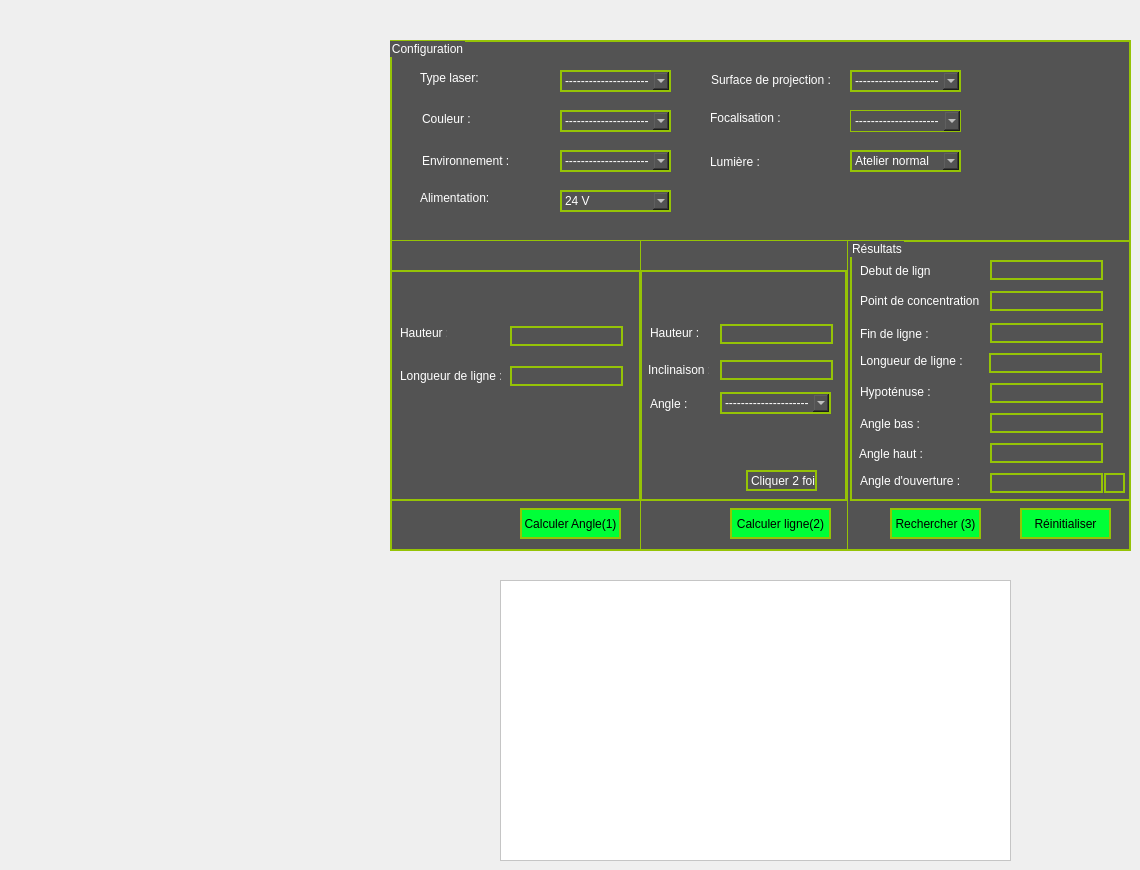
    <widget class="QWidget" name="tab">
     <attribute name="title">
      <string>Configuration</string>
     </attribute>
     <widget class="QGroupBox" name="groupBox_4">
      <property name="geometry">
       <rect>
        <x>390</x>
        <y>40</y>
        <width>741</width>
        <height>511</height>
       </rect>
      </property>
      <property name="styleSheet">
       <string notr="true">border: 2px solid #95C306;
color: #ffffff;
 margin-top: 1ex; /* leave space at the top for the title */
background-color: #535353;</string>
      </property>
      <property name="title">
       <string>Configuration</string>
      </property>
      <widget class="QComboBox" name="comboTypeLaser">
       <property name="geometry">
        <rect>
         <x>170</x>
         <y>30</y>
         <width>111</width>
         <height>22</height>
        </rect>
       </property>
       <property name="styleSheet">
        <string notr="true">border: 2px solid #95C306;</string>
       </property>
       <item>
        <property name="text">
         <string>----------------------</string>
        </property>
       </item>
       <item>
        <property name="text">
         <string>Ligne</string>
        </property>
       </item>
       <item>
        <property name="text">
         <string>Croix</string>
        </property>
       </item>
       <item>
        <property name="text">
         <string>Point</string>
        </property>
       </item>
      </widget>
      <widget class="QLabel" name="label_8">
       <property name="geometry">
        <rect>
         <x>30</x>
         <y>30</y>
         <width>61</width>
         <height>16</height>
        </rect>
       </property>
       <property name="styleSheet">
        <string notr="true">border: none;</string>
       </property>
       <property name="text">
        <string>Type laser: </string>
       </property>
      </widget>
      <widget class="QComboBox" name="comboSurface">
       <property name="geometry">
        <rect>
         <x>460</x>
         <y>30</y>
         <width>111</width>
         <height>22</height>
        </rect>
       </property>
       <property name="styleSheet">
        <string notr="true">border: 2px solid #95C306;</string>
       </property>
       <item>
        <property name="text">
         <string>----------------------</string>
        </property>
       </item>
       <item>
        <property name="text">
         <string>Clair</string>
        </property>
       </item>
       <item>
        <property name="text">
         <string>Foncé</string>
        </property>
       </item>
       <item>
        <property name="text">
         <string>Brillant</string>
        </property>
       </item>
      </widget>
      <widget class="QLabel" name="label_6">
       <property name="geometry">
        <rect>
         <x>321</x>
         <y>32</y>
         <width>121</width>
         <height>16</height>
        </rect>
       </property>
       <property name="styleSheet">
        <string notr="true">border: none;</string>
       </property>
       <property name="text">
        <string>Surface de projection :</string>
       </property>
      </widget>
      <widget class="QLabel" name="label_10">
       <property name="geometry">
        <rect>
         <x>32</x>
         <y>71</y>
         <width>61</width>
         <height>16</height>
        </rect>
       </property>
       <property name="styleSheet">
        <string notr="true">border:none</string>
       </property>
       <property name="text">
        <string>Couleur :</string>
       </property>
      </widget>
      <widget class="QComboBox" name="comboCouleur">
       <property name="geometry">
        <rect>
         <x>170</x>
         <y>70</y>
         <width>111</width>
         <height>22</height>
        </rect>
       </property>
       <property name="styleSheet">
        <string notr="true">border: 2px solid #95C306;</string>
       </property>
       <item>
        <property name="text">
         <string>----------------------</string>
        </property>
       </item>
       <item>
        <property name="text">
         <string>Vert</string>
        </property>
       </item>
       <item>
        <property name="text">
         <string>Rouge</string>
        </property>
       </item>
      </widget>
      <widget class="QLabel" name="label_12">
       <property name="geometry">
        <rect>
         <x>320</x>
         <y>70</y>
         <width>101</width>
         <height>16</height>
        </rect>
       </property>
       <property name="styleSheet">
        <string notr="true">border:none;</string>
       </property>
       <property name="text">
        <string>Focalisation :</string>
       </property>
      </widget>
      <widget class="QComboBox" name="comboFocal">
       <property name="geometry">
        <rect>
         <x>460</x>
         <y>70</y>
         <width>111</width>
         <height>22</height>
        </rect>
       </property>
       <property name="styleSheet">
        <string notr="true">border: 1px solid #95C306;</string>
       </property>
       <item>
        <property name="text">
         <string>----------------------</string>
        </property>
       </item>
       <item>
        <property name="text">
         <string>Oui</string>
        </property>
       </item>
       <item>
        <property name="text">
         <string>Non</string>
        </property>
       </item>
      </widget>
      <widget class="QLabel" name="label_18">
       <property name="geometry">
        <rect>
         <x>32</x>
         <y>113</y>
         <width>91</width>
         <height>16</height>
        </rect>
       </property>
       <property name="styleSheet">
        <string notr="true">border:none;</string>
       </property>
       <property name="text">
        <string>Environnement :</string>
       </property>
      </widget>
      <widget class="QComboBox" name="environnement">
       <property name="geometry">
        <rect>
         <x>170</x>
         <y>110</y>
         <width>111</width>
         <height>22</height>
        </rect>
       </property>
       <property name="styleSheet">
        <string notr="true">border: 2px solid #95C306;</string>
       </property>
       <item>
        <property name="text">
         <string>----------------------</string>
        </property>
       </item>
       <item>
        <property name="text">
         <string>Poussière</string>
        </property>
       </item>
       <item>
        <property name="text">
         <string>Limaille</string>
        </property>
       </item>
       <item>
        <property name="text">
         <string>Eau</string>
        </property>
       </item>
      </widget>
      <widget class="QLabel" name="label_3">
       <property name="geometry">
        <rect>
         <x>30</x>
         <y>150</y>
         <width>71</width>
         <height>16</height>
        </rect>
       </property>
       <property name="styleSheet">
        <string notr="true">border:none;
</string>
       </property>
       <property name="text">
        <string>Alimentation: </string>
       </property>
      </widget>
      <widget class="QComboBox" name="comboAlim">
       <property name="geometry">
        <rect>
         <x>170</x>
         <y>150</y>
         <width>111</width>
         <height>22</height>
        </rect>
       </property>
       <property name="styleSheet">
        <string notr="true">border: 2px solid #95C306;</string>
       </property>
       <item>
        <property name="text">
         <string>24 V</string>
        </property>
       </item>
       <item>
        <property name="text">
         <string>5 V</string>
        </property>
       </item>
      </widget>
      <widget class="QLabel" name="label_4">
       <property name="geometry">
        <rect>
         <x>320</x>
         <y>114</y>
         <width>71</width>
         <height>16</height>
        </rect>
       </property>
       <property name="styleSheet">
        <string notr="true">border:none;</string>
       </property>
       <property name="text">
        <string>Lumière :</string>
       </property>
      </widget>
      <widget class="QComboBox" name="comboLumiere">
       <property name="geometry">
        <rect>
         <x>460</x>
         <y>110</y>
         <width>111</width>
         <height>22</height>
        </rect>
       </property>
       <property name="styleSheet">
        <string notr="true">border: 2px solid #95C306;</string>
       </property>
       <item>
        <property name="text">
         <string>Atelier normal</string>
        </property>
       </item>
       <item>
        <property name="text">
         <string>Très lumineux</string>
        </property>
       </item>
       <item>
        <property name="text">
         <string>Très sombre</string>
        </property>
       </item>
      </widget>
      <widget class="Line" name="line">
       <property name="geometry">
        <rect>
         <x>0</x>
         <y>200</y>
         <width>741</width>
         <height>1</height>
        </rect>
       </property>
       <property name="orientation">
        <enum>Qt::Horizontal</enum>
       </property>
      </widget>
      <widget class="Line" name="line_2">
       <property name="geometry">
        <rect>
         <x>250</x>
         <y>200</y>
         <width>1</width>
         <height>311</height>
        </rect>
       </property>
       <property name="orientation">
        <enum>Qt::Vertical</enum>
       </property>
      </widget>
      <widget class="Line" name="line_3">
       <property name="geometry">
        <rect>
         <x>457</x>
         <y>200</y>
         <width>1</width>
         <height>311</height>
        </rect>
       </property>
       <property name="orientation">
        <enum>Qt::Vertical</enum>
       </property>
      </widget>
      <widget class="QGroupBox" name="groupBox">
       <property name="geometry">
        <rect>
         <x>0</x>
         <y>230</y>
         <width>251</width>
         <height>231</height>
        </rect>
       </property>
       <property name="title">
        <string/>
       </property>
       <widget class="QLabel" name="label_7">
        <property name="geometry">
         <rect>
          <x>10</x>
          <y>96</y>
          <width>101</width>
          <height>20</height>
         </rect>
        </property>
        <property name="styleSheet">
         <string notr="true">border:none;</string>
        </property>
        <property name="text">
         <string>Longueur de ligne :</string>
        </property>
       </widget>
       <widget class="QLineEdit" name="longueurLigne">
        <property name="geometry">
         <rect>
          <x>120</x>
          <y>96</y>
          <width>113</width>
          <height>20</height>
         </rect>
        </property>
       </widget>
       <widget class="QLineEdit" name="hauteurForm">
        <property name="geometry">
         <rect>
          <x>120</x>
          <y>56</y>
          <width>113</width>
          <height>20</height>
         </rect>
        </property>
        <property name="styleSheet">
         <string notr="true">border: 2px solid #95C306;</string>
        </property>
       </widget>
       <widget class="QLabel" name="label_54">
        <property name="geometry">
         <rect>
          <x>10</x>
          <y>56</y>
          <width>47</width>
          <height>13</height>
         </rect>
        </property>
        <property name="styleSheet">
         <string notr="true">border:none</string>
        </property>
        <property name="text">
         <string>Hauteur :</string>
        </property>
       </widget>
      </widget>
      <widget class="QGroupBox" name="groupBox_2">
       <property name="geometry">
        <rect>
         <x>250</x>
         <y>230</y>
         <width>207</width>
         <height>231</height>
        </rect>
       </property>
       <property name="title">
        <string/>
       </property>
       <widget class="QLineEdit" name="inclinaisonForm">
        <property name="geometry">
         <rect>
          <x>80</x>
          <y>90</y>
          <width>113</width>
          <height>20</height>
         </rect>
        </property>
        <property name="styleSheet">
         <string notr="true">border: 2px solid #95C306;</string>
        </property>
       </widget>
       <widget class="QLabel" name="label_56">
        <property name="geometry">
         <rect>
          <x>8</x>
          <y>92</y>
          <width>61</width>
          <height>16</height>
         </rect>
        </property>
        <property name="styleSheet">
         <string notr="true">border:none;</string>
        </property>
        <property name="text">
         <string>Inclinaison :</string>
        </property>
       </widget>
       <widget class="QLabel" name="label_11">
        <property name="geometry">
         <rect>
          <x>106</x>
          <y>200</y>
          <width>71</width>
          <height>21</height>
         </rect>
        </property>
        <property name="text">
         <string>Cliquer 2 fois</string>
        </property>
       </widget>
       <widget class="QComboBox" name="comboAngle">
        <property name="geometry">
         <rect>
          <x>80</x>
          <y>122</y>
          <width>111</width>
          <height>22</height>
         </rect>
        </property>
        <item>
         <property name="text">
          <string>----------------------</string>
         </property>
        </item>
        <item>
         <property name="text">
          <string>10</string>
         </property>
        </item>
        <item>
         <property name="text">
          <string>20</string>
         </property>
        </item>
        <item>
         <property name="text">
          <string>30</string>
         </property>
        </item>
        <item>
         <property name="text">
          <string>40</string>
         </property>
        </item>
        <item>
         <property name="text">
          <string>80</string>
         </property>
        </item>
       </widget>
       <widget class="QLabel" name="label_13">
        <property name="geometry">
         <rect>
          <x>10</x>
          <y>123</y>
          <width>61</width>
          <height>21</height>
         </rect>
        </property>
        <property name="styleSheet">
         <string notr="true">border:none;</string>
        </property>
        <property name="text">
         <string>Angle :</string>
        </property>
       </widget>
       <widget class="QLabel" name="label_14">
        <property name="geometry">
         <rect>
          <x>10</x>
          <y>53</y>
          <width>61</width>
          <height>20</height>
         </rect>
        </property>
        <property name="styleSheet">
         <string notr="true">border:none;</string>
        </property>
        <property name="text">
         <string>Hauteur :</string>
        </property>
       </widget>
       <widget class="QLineEdit" name="calculLigne">
        <property name="geometry">
         <rect>
          <x>80</x>
          <y>54</y>
          <width>113</width>
          <height>20</height>
         </rect>
        </property>
       </widget>
      </widget>
      <widget class="QGroupBox" name="groupBox_3">
       <property name="geometry">
        <rect>
         <x>460</x>
         <y>200</y>
         <width>281</width>
         <height>261</height>
        </rect>
       </property>
       <property name="title">
        <string>Résultats</string>
       </property>
       <widget class="QLineEdit" name="hypotenuse">
        <property name="geometry">
         <rect>
          <x>140</x>
          <y>143</y>
          <width>113</width>
          <height>20</height>
         </rect>
        </property>
       </widget>
       <widget class="QLineEdit" name="pointForm">
        <property name="geometry">
         <rect>
          <x>140</x>
          <y>51</y>
          <width>113</width>
          <height>20</height>
         </rect>
        </property>
        <property name="styleSheet">
         <string notr="true">border: 2px solid #95C306;</string>
        </property>
       </widget>
       <widget class="QLabel" name="label_59">
        <property name="geometry">
         <rect>
          <x>10</x>
          <y>86</y>
          <width>81</width>
          <height>16</height>
         </rect>
        </property>
        <property name="styleSheet">
         <string notr="true">border:none;</string>
        </property>
        <property name="text">
         <string>Fin de ligne :</string>
        </property>
       </widget>
       <widget class="QLineEdit" name="finForm">
        <property name="geometry">
         <rect>
          <x>140</x>
          <y>83</y>
          <width>113</width>
          <height>20</height>
         </rect>
        </property>
        <property name="styleSheet">
         <string notr="true">border: 2px solid #95C306;</string>
        </property>
       </widget>
       <widget class="QLineEdit" name="angleHaut">
        <property name="geometry">
         <rect>
          <x>140</x>
          <y>203</y>
          <width>113</width>
          <height>20</height>
         </rect>
        </property>
       </widget>
       <widget class="QLabel" name="label_57">
        <property name="geometry">
         <rect>
          <x>10</x>
          <y>23</y>
          <width>71</width>
          <height>16</height>
         </rect>
        </property>
        <property name="styleSheet">
         <string notr="true">border:none;</string>
        </property>
        <property name="text">
         <string>Debut de ligne :</string>
        </property>
       </widget>
       <widget class="QLineEdit" name="angleBas">
        <property name="geometry">
         <rect>
          <x>140</x>
          <y>173</y>
          <width>113</width>
          <height>20</height>
         </rect>
        </property>
       </widget>
       <widget class="QLabel" name="label_55">
        <property name="geometry">
         <rect>
          <x>10</x>
          <y>233</y>
          <width>101</width>
          <height>16</height>
         </rect>
        </property>
        <property name="styleSheet">
         <string notr="true">border:none;</string>
        </property>
        <property name="text">
         <string>Angle d'ouverture :</string>
        </property>
       </widget>
       <widget class="QLabel" name="label_60">
        <property name="geometry">
         <rect>
          <x>10</x>
          <y>113</y>
          <width>111</width>
          <height>16</height>
         </rect>
        </property>
        <property name="styleSheet">
         <string notr="true">border:none;</string>
        </property>
        <property name="text">
         <string>Longueur de ligne :</string>
        </property>
       </widget>
       <widget class="QLabel" name="label_58">
        <property name="geometry">
         <rect>
          <x>10</x>
          <y>53</y>
          <width>121</width>
          <height>16</height>
         </rect>
        </property>
        <property name="styleSheet">
         <string notr="true">border:none;</string>
        </property>
        <property name="text">
         <string>Point de concentration :</string>
        </property>
       </widget>
       <widget class="QLabel" name="label_5">
        <property name="geometry">
         <rect>
          <x>9</x>
          <y>204</y>
          <width>91</width>
          <height>20</height>
         </rect>
        </property>
        <property name="styleSheet">
         <string notr="true">border:none;</string>
        </property>
        <property name="text">
         <string>Angle haut :</string>
        </property>
       </widget>
       <widget class="QLineEdit" name="ligneForm">
        <property name="geometry">
         <rect>
          <x>139</x>
          <y>113</y>
          <width>113</width>
          <height>20</height>
         </rect>
        </property>
        <property name="styleSheet">
         <string notr="true">border: 2px solid #95C306;</string>
        </property>
       </widget>
       <widget class="QLineEdit" name="angleForm">
        <property name="geometry">
         <rect>
          <x>140</x>
          <y>233</y>
          <width>113</width>
          <height>20</height>
         </rect>
        </property>
        <property name="styleSheet">
         <string notr="true">border: 2px solid #95C306;</string>
        </property>
       </widget>
       <widget class="QLineEdit" name="degre">
        <property name="geometry">
         <rect>
          <x>254</x>
          <y>233</y>
          <width>21</width>
          <height>20</height>
         </rect>
        </property>
        <property name="maxLength">
         <number>1</number>
        </property>
       </widget>
       <widget class="QLineEdit" name="debutLigne">
        <property name="geometry">
         <rect>
          <x>140</x>
          <y>20</y>
          <width>113</width>
          <height>20</height>
         </rect>
        </property>
        <property name="styleSheet">
         <string notr="true">border: 2px solid #95C306;</string>
        </property>
       </widget>
       <widget class="QLabel" name="label">
        <property name="geometry">
         <rect>
          <x>10</x>
          <y>144</y>
          <width>81</width>
          <height>16</height>
         </rect>
        </property>
        <property name="styleSheet">
         <string notr="true">border:none;</string>
        </property>
        <property name="text">
         <string>Hypoténuse :</string>
        </property>
       </widget>
       <widget class="QLabel" name="label_2">
        <property name="geometry">
         <rect>
          <x>10</x>
          <y>173</y>
          <width>61</width>
          <height>21</height>
         </rect>
        </property>
        <property name="styleSheet">
         <string notr="true">border:none;</string>
        </property>
        <property name="text">
         <string>Angle bas :</string>
        </property>
       </widget>
      </widget>
      <widget class="QPushButton" name="pushButton_5">
       <property name="geometry">
        <rect>
         <x>500</x>
         <y>468</y>
         <width>91</width>
         <height>31</height>
        </rect>
       </property>
       <property name="styleSheet">
        <string notr="true">background-color:#00FF38;
color:#000000;</string>
       </property>
       <property name="text">
        <string>Rechercher (3)</string>
       </property>
      </widget>
      <widget class="QPushButton" name="pushButton_6">
       <property name="geometry">
        <rect>
         <x>630</x>
         <y>468</y>
         <width>91</width>
         <height>31</height>
        </rect>
       </property>
       <property name="styleSheet">
        <string notr="true">background-color:#00FF38;
color:#000000;</string>
       </property>
       <property name="text">
        <string>Réinitialiser</string>
       </property>
      </widget>
      <widget class="QPushButton" name="pushButton">
       <property name="geometry">
        <rect>
         <x>340</x>
         <y>468</y>
         <width>101</width>
         <height>31</height>
        </rect>
       </property>
       <property name="styleSheet">
        <string notr="true">background-color:#00FF38;
color:#000000;
</string>
       </property>
       <property name="text">
        <string>Calculer ligne(2)</string>
       </property>
      </widget>
      <widget class="QPushButton" name="pushButton_4">
       <property name="geometry">
        <rect>
         <x>130</x>
         <y>468</y>
         <width>101</width>
         <height>31</height>
        </rect>
       </property>
       <property name="styleSheet">
        <string notr="true">background-color:#00FF38;
color:#000000;
</string>
       </property>
       <property name="text">
        <string>Calculer Angle(1)</string>
       </property>
      </widget>
     </widget>
     <widget class="QTableView" name="tableauResultat">
      <property name="geometry">
       <rect>
        <x>500</x>
        <y>580</y>
        <width>511</width>
        <height>281</height>
       </rect>
      </property>
      <property name="styleSheet">
       <string notr="true">background-color:#ffffff;</string>
      </property>
     </widget>
    </widget>
